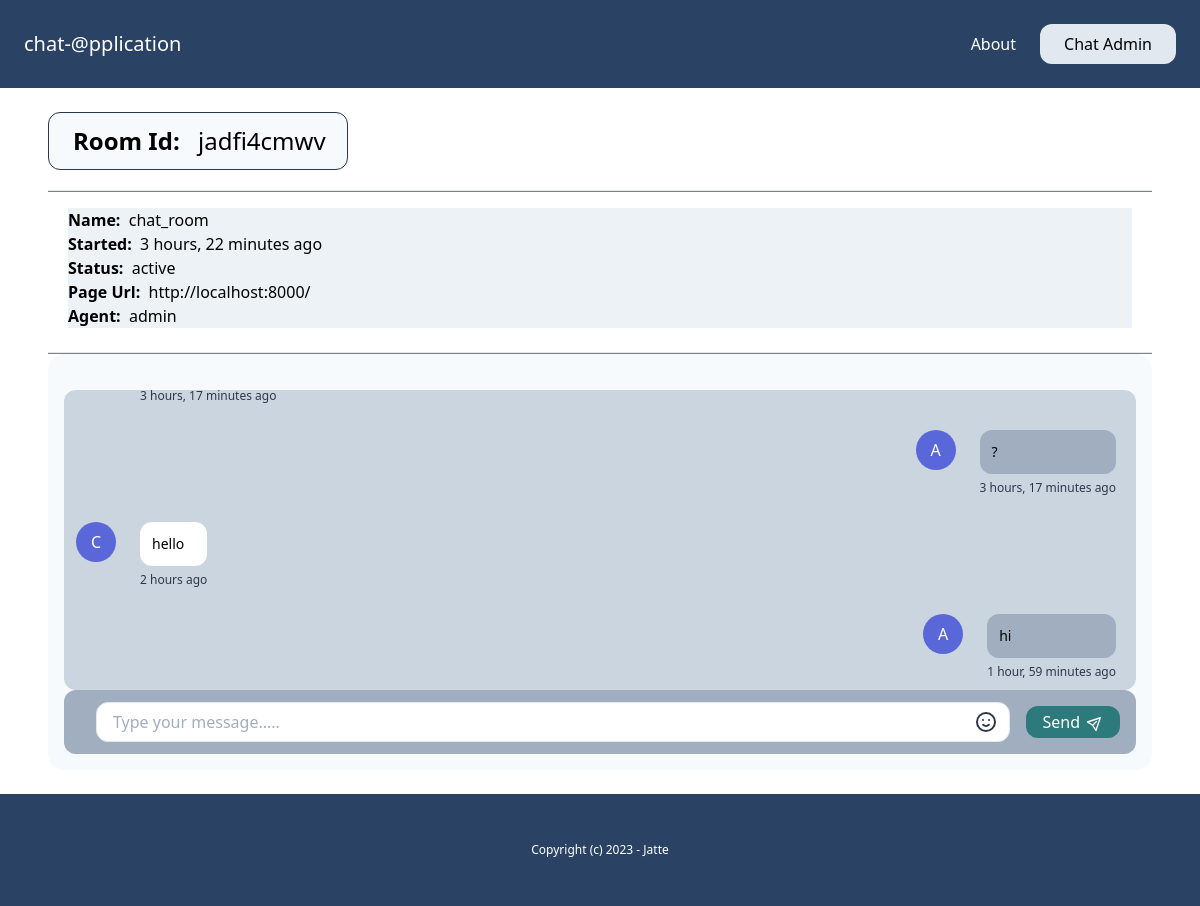
/admin-dashboard/room_details/jadfi4cmwv/ (signed in), run on the app's committed database.
### chat/models.py (models this page shows, shortened)
class Room(models.Model):
    WAITING = "waiting"
    ACTIVE = "active"
    CLOSED = "closed"
    CHOICES_STATUS = (
        (WAITING, "waiting"),
        (ACTIVE, "active"),
        (CLOSED, "closed"),
    )
    uuid = models.CharField(max_length=255)
    client = models.CharField(max_length=255)
    agent = models.ForeignKey(User, null=True, blank=True, related_name="rooms", on_delete=models.CASCADE)
    messages = models.ManyToManyField(Message, blank=True)
    url = models.CharField(max_length=255, blank=True, null=True)
    status = models.CharField(max_length=20, choices=CHOICES_STATUS, default=WAITING)
    created_at = models.DateTimeField(auto_now_add=True)
    class Meta:
        ordering = ("-created_at",)

class Message(models.Model):
    sent_by = models.CharField(max_length=255, blank=True, null=True)
    created_by = models.ForeignKey(User, null=True, blank=True, on_delete=models.CASCADE, related_name="receiver_user")
    content = models.TextField()
    created_at = models.DateTimeField(auto_now_add=True)
    class Meta:
        ordering = ("created_at",)

### account/models.py (models this page shows)
class User(AbstractBaseUser, PermissionsMixin):
    AGENT = 'agent'
    MANAGER = 'manager'
    ROLES_CHOICES = (
        (AGENT, 'Agent'),
        (MANAGER, 'Manager'),
    )
    id = models.UUIDField(primary_key=True, default=uuid.uuid4, editable=False)
    email = models.EmailField(unique=True)
    name = models.CharField(max_length=255, blank=True, default='')
    role = models.CharField(max_length=20, choices=ROLES_CHOICES, default=AGENT)
    is_active = models.BooleanField(default=True)
    is_superuser = models.BooleanField(default=False)
    is_staff = models.BooleanField(default=False)
    date_joined = models.DateTimeField(default=timezone.now)
    last_login = models.DateTimeField(blank=True, null=True)
    objects = CustomUserManager()
    USERNAME_FIELD = 'email'
    EMAIL_FIELD = 'email'
    REQUIRED_FIELDS = ['name']

### chat/views.py (the view)
# urls.py: path("admin-dashboard/room_details/<str:uuid>/", views.get_room_details, name="room_details"),
@login_required
def get_room_details(request, uuid):
    try:
        if request.user.groups.first().name == "Manager" or request.user.groups.first().name == "agents":
            room = Room.objects.get(uuid=uuid)
            if request.user.groups.first().name == "agents" and room.status == Room.WAITING:
                room.status = Room.ACTIVE
                room.agent = request.user
                room.save()
                messages.info(request, f"{request.user.name} you are assigned as a agent for this chat room !!!!")
            return render(request, "chat/room_details.html", {"room": room})
    except:
        raise PermissionDenied

### chat/templatetags/chat_tags.py (called while the page is built)
@register.filter(name="initials")
def initials(value):
    initials = ""
    for name in value.split(" "):
        if name:
            initials += name[0].upper()
    return initials

### chat/templates/chat/room_details.html (shortened to what this page needs)
{% extends "core/base.html" %}
{% load chat_tags %}
{% load static %}
{% block content %}
    <div>
        <h1 class="text-2xl border border-gray-800 rounded-xl max-w-[300px] p-3 bg-gray-100"><b class="mx-3">Room Id:</b> {{room.uuid}} </h1>
        <hr class="mt-5 text-black">
        <p class="mt-4 mx-5 bg-gray-200">
            <b>Name: &nbsp;</b>{{room.client}}<br>
            <b>Started: &nbsp;</b>{{room.created_at|timesince}} ago<br>
            <b>Status: &nbsp;</b>{{room.status}}<br>
            <b>Page Url: &nbsp;</b>{{room.url}}<br>
            <b>Agent: &nbsp;</b>{% firstof room.agent.name "None yet...."%}<br>
        </p>
        <hr class="mt-6">
        <div class="flex flex-col flex-auto flex-shrink-0 rounded-2xl bg-gray-100 h-full p-4">
            <div class="h-[300px] bg-gray-400 mt-5 overflow-scroll rounded-xl flex flex-col flex-grow" id="message_box">
                {% for message in room.messages.all %}
                    <div class="flex w-full max-w-md mt-2 space-x-3 {% if message.created_by %}ml-auto justify-end mx-5 {% endif %}">
                        {% if not message.created_by %}
                            <div class="flex-shrink-0 h-10 w-10 rounded-full bg-indigo-600 text-center text-white mx-3 my-2 pt-2">
                                {{message.sent_by|initials}}
                            </div>
                        {% else %}
                            <div class="flex-shrink-0 h-10 w-10 rounded-full bg-indigo-600 text-center text-white mx-3 my-2 pt-2">
                                {{message.created_by.name|initials}}
                            </div>
                        {% endif %}
                        <div class="my-2">
                            <div class="p-3 rounded-xl {% if message.created_by %}bg-gray-500{% else %}bg-white{% endif %}">
                                <p class="text-sm">{{message.content}}</p>
                            </div>
                            <span class="text-xs text-gray-800 leading-none">{{ message.created_at|timesince}} ago</span>
                        </div>
                    </div>
                {% endfor %}
            </div>
            {% if room.status == "active" %}
                <div class="flex flex-row items-center h-16 rounded-xl bg-gray-500 w-full px-4">
                    <div class="flex-grow ml-4">
                        <div class="relative w-full">
                            <input type="text" id="message_content"
                                class="flex w-full border rounded-xl focus:outline-none focus:border-indigo-800 pl-4 h-10" placeholder="Type your message....." />
                            <button
                                class="absolute flex items-center justify-center h-full w-12 right-0 top-0 text-gray-800 hover:text-gray-600">
                                <svg class="w-6 h-6" fill="none" stroke="currentColor" viewBox="0 0 24 24"
                                    xmlns="http://www.w3.org/2000/svg">
                                    <path stroke-linecap="round" stroke-linejoin="round" stroke-width="2"
                                        d="M14.828 14.828a4 4 0 01-5.656 0M9 10h.01M15 10h.01M21 12a9 9 0 11-18 0 9 9 0 0118 0z">
                                    </path>
                                </svg>
                            </button>
                        </div>
                    </div>
                    <div class="ml-4">
                        <button id="send_message"
                            class="flex items-center justify-center bg-teal-700 hover:bg-teal-800 rounded-xl text-white px-4 py-1 flex-shrink-0">
                            <span>Send</span>
                            <span class="ml-2">
                                <svg class="w-4 h-4 transform rotate-45 -mt-px" fill="none" stroke="currentColor"
                                    viewBox="0 0 24 24" xmlns="http://www.w3.org/2000/svg">
                                    <path stroke-linecap="round" stroke-linejoin="round" stroke-width="2"
                                        d="M12 19l9 2-9-18-9 18 9-2zm0 0v-8"></path>
                                </svg>
                            </span>
                        </button>
                    </div>
                </div>
            {% endif %}
        </div>
    </div>
{% endblock %}

### core/templates/core/base.html (style rules this page uses)
hr { height: 1px; background-color: gray; }

### data on the page
Room: uuid "jadfi4cmwv", client "chat_room", created_at "3 hours, 22 minutes", status "active", url "http://localhost:8000/", agent.name "admin"
Message: created_at "3 hours, 17 minutes"
Message: created_by.name|initials "A", content "?", created_at "3 hours, 17 minutes"
Message: sent_by|initials "C", content "hello", created_at "2 hours"
Message: created_by.name|initials "A", content "hi", created_at "1 hour, 59 minutes"
